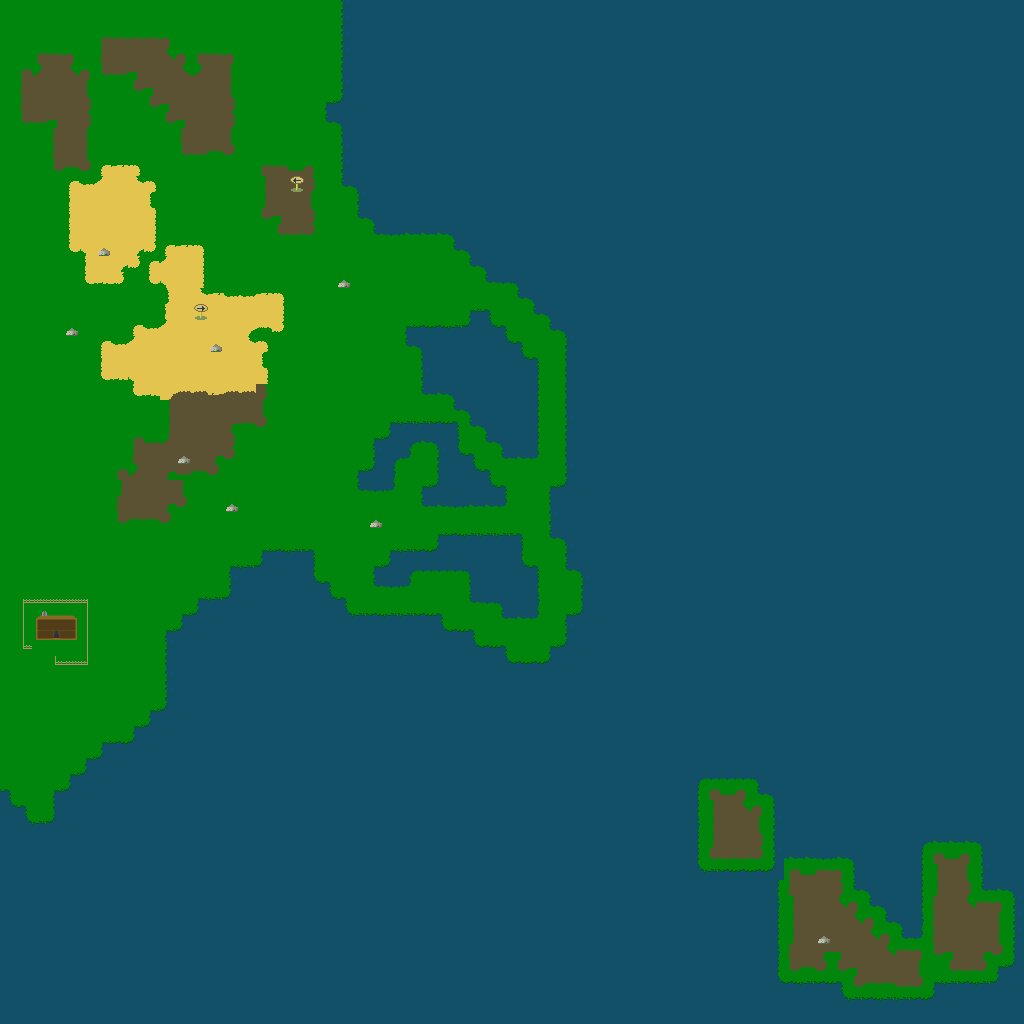

The image is a tile-based game level rendered from a .tmx file. Its description and source (layers, tilesets, objects; grid data summarised) follow:
An orthogonal 64x64 tile map with 16x16 px tiles, 2 tile layers (Underlay, Overlay).

<map version="1.4" tiledversion="1.4.2" orientation="orthogonal" renderorder="right-down" width="64" height="64" tilewidth="16" tileheight="16" infinite="0" nextlayerid="3" nextobjectid="1">
 <tileset firstgid="1" source="0/0_Test.tsx" />
 <layer id="1" name="Underlay" width="64" height="64">
  <data>[4096 cells, 4096 non-empty, 64 distinct tile ids]</data>
 </layer>
 <layer id="2" name="Overlay" width="64" height="64">
  <data>[4096 cells, 42 non-empty, 18 distinct tile ids]</data>
 </layer>
</map>
